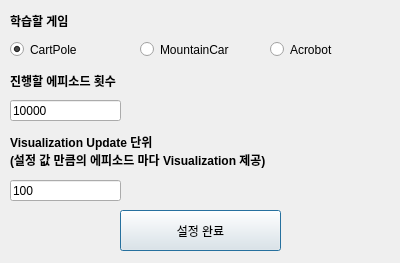
<?xml version="1.0" encoding="UTF-8"?>
<ui version="4.0">
 <class>Dialog</class>
 <widget class="QDialog" name="Dialog">
  <property name="geometry">
   <rect>
    <x>0</x>
    <y>0</y>
    <width>400</width>
    <height>263</height>
   </rect>
  </property>
  <property name="sizePolicy">
   <sizepolicy hsizetype="Fixed" vsizetype="Fixed">
    <horstretch>0</horstretch>
    <verstretch>0</verstretch>
   </sizepolicy>
  </property>
  <property name="windowTitle">
   <string>학습 설정</string>
  </property>
  <widget class="QRadioButton" name="rbtn1">
   <property name="geometry">
    <rect>
     <x>10</x>
     <y>40</y>
     <width>108</width>
     <height>19</height>
    </rect>
   </property>
   <property name="text">
    <string>CartPole</string>
   </property>
   <property name="checked">
    <bool>true</bool>
   </property>
  </widget>
  <widget class="QRadioButton" name="rbtn2">
   <property name="geometry">
    <rect>
     <x>140</x>
     <y>40</y>
     <width>108</width>
     <height>19</height>
    </rect>
   </property>
   <property name="text">
    <string>MountainCar</string>
   </property>
  </widget>
  <widget class="QRadioButton" name="rbtn3">
   <property name="geometry">
    <rect>
     <x>270</x>
     <y>40</y>
     <width>108</width>
     <height>19</height>
    </rect>
   </property>
   <property name="text">
    <string>Acrobot</string>
   </property>
  </widget>
  <widget class="QLabel" name="label">
   <property name="geometry">
    <rect>
     <x>10</x>
     <y>10</y>
     <width>91</width>
     <height>21</height>
    </rect>
   </property>
   <property name="font">
    <font>
     <weight>75</weight>
     <bold>true</bold>
    </font>
   </property>
   <property name="text">
    <string>학습할 게임</string>
   </property>
  </widget>
  <widget class="QLabel" name="label_2">
   <property name="geometry">
    <rect>
     <x>10</x>
     <y>70</y>
     <width>161</width>
     <height>21</height>
    </rect>
   </property>
   <property name="font">
    <font>
     <weight>75</weight>
     <bold>true</bold>
    </font>
   </property>
   <property name="text">
    <string>진행할 에피소드 횟수</string>
   </property>
  </widget>
  <widget class="QLineEdit" name="line1">
   <property name="geometry">
    <rect>
     <x>10</x>
     <y>100</y>
     <width>111</width>
     <height>21</height>
    </rect>
   </property>
   <property name="text">
    <string>10000</string>
   </property>
  </widget>
  <widget class="QLabel" name="label_3">
   <property name="geometry">
    <rect>
     <x>10</x>
     <y>130</y>
     <width>381</width>
     <height>41</height>
    </rect>
   </property>
   <property name="font">
    <font>
     <weight>75</weight>
     <bold>true</bold>
    </font>
   </property>
   <property name="text">
    <string>Visualization Update 단위
(설정 값 만큼의 에피소드 마다 Visualization 제공)</string>
   </property>
  </widget>
  <widget class="QLineEdit" name="line2">
   <property name="geometry">
    <rect>
     <x>10</x>
     <y>180</y>
     <width>111</width>
     <height>21</height>
    </rect>
   </property>
   <property name="text">
    <string>100</string>
   </property>
  </widget>
  <widget class="QPushButton" name="btn">
   <property name="geometry">
    <rect>
     <x>120</x>
     <y>210</y>
     <width>161</width>
     <height>41</height>
    </rect>
   </property>
   <property name="text">
    <string>설정 완료</string>
   </property>
  </widget>
 </widget>
 <resources/>
 <connections/>
</ui>
